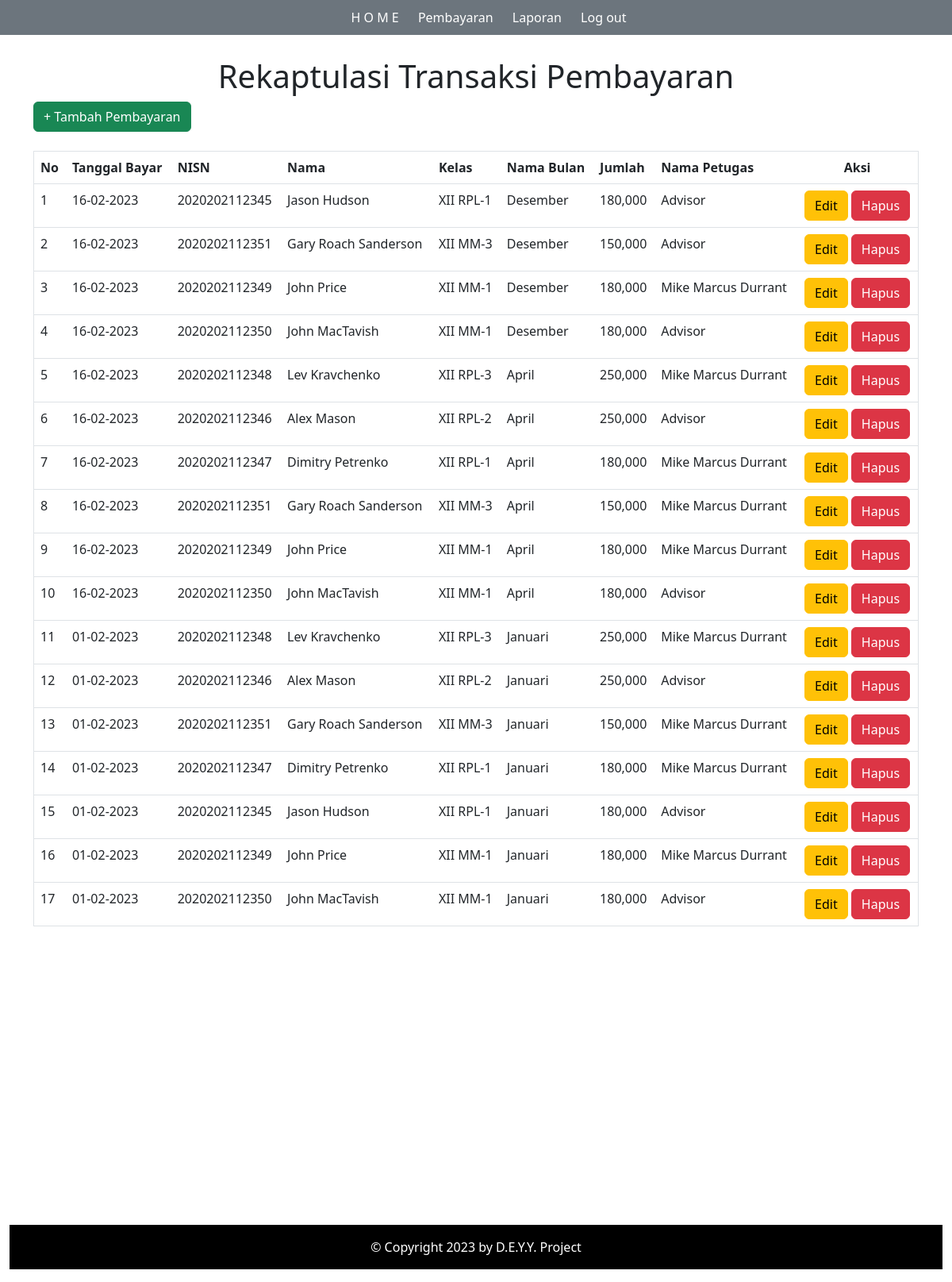
The page /PembayaranSPPSekolah/pembayaran.php on the database its author committed.
### tables this page shows
CREATE TABLE `tb_pembayaran` (
  `id_pembayaran` int(11) NOT NULL,
  `id_petugas` int(11) NOT NULL,
  `nisn` varchar(15) NOT NULL,
  `tgl_bayar` date NOT NULL,
  `bulan_bayar` varchar(2) NOT NULL,
  `jumlah_bayar` int(11) NOT NULL,
  `id_spp` int(11) NOT NULL
);

CREATE TABLE `tb_siswa` (
  `nisn` varchar(15) NOT NULL,
  `nis` varchar(15) NOT NULL,
  `nama` varchar(100) NOT NULL,
  `id_kelas` int(3) NOT NULL,
  `jenis_kelamin` enum('Laki-Laki','Perempuan') NOT NULL,
  `alamat` text NOT NULL,
  `no_telp` varchar(12) NOT NULL,
  `id_spp` int(11) NOT NULL,
  `token` text DEFAULT NULL,
  `total_bayar` int(11) NOT NULL
);

CREATE TABLE `tb_kelas` (
  `id_kelas` int(3) NOT NULL,
  `nama_kelas` varchar(15) NOT NULL,
  `wali_kelas` varchar(100) NOT NULL,
  `kompetensi_keahlian` text NOT NULL
);

CREATE TABLE `tb_petugas` (
  `id_petugas` int(11) NOT NULL,
  `username` varchar(100) NOT NULL,
  `password` varchar(100) NOT NULL,
  `nama_petugas` varchar(100) NOT NULL,
  `level` enum('admin','petugas') NOT NULL,
  `token` text DEFAULT NULL
);

### PembayaranSPPSekolah/pembayaran.php (the view, shortened to what this page needs)
<?php
$koneksi = mysqli_connect('localhost', 'root', '', 'db_spp');
?>
<!doctype html>
<html lang="en">
<head>
    <link rel="stylesheet" href="assets/css/style.css">
    <link rel="stylesheet" type="text/css" href="assets/css/bootstrap.min.css">
</head>
<body class="container-fluid">
    <?php
    include "header.php";
    ?>
    <br>
    <div class="container">
        <div class="text-center">
            <h1 class="mt-5">Rekaptulasi Transaksi Pembayaran</h1>
        </div>
        <a href="pembayaran-tambah.php" class="btn btn-success">+ Tambah Pembayaran</a>
        <br><br>
        <table border="1" width="100%" class="table table-hover">
            <tr>
                <th>No</th>
                <th>Tanggal Bayar</th>
                <th>NISN</th>
                <th>Nama</th>
                <th>Kelas</th>
                <th>Nama Bulan</th>
                <th>Jumlah</th>
                <th>Nama Petugas</th>
                <th class="text-center">Aksi</th>
            </tr>
            <?php
            $no = 1;
            $sql = "SELECT * FROM tb_pembayaran INNER JOIN tb_siswa ON tb_pembayaran.nisn = tb_siswa.nisn INNER JOIN tb_kelas ON tb_siswa.id_kelas = tb_kelas.id_kelas INNER JOIN tb_petugas ON tb_pembayaran.id_petugas = tb_petugas.id_petugas ORDER BY tb_pembayaran.tgl_bayar DESC";
            $query = mysqli_query($koneksi, $sql);
            while ($data = mysqli_fetch_array($query)) {
                $tgl_bayar = substr($data['tgl_bayar'], 8, 2).'-'.substr($data['tgl_bayar'], 5, 2).'-'.substr($data['tgl_bayar'], 0,4);
                $kd_bulan = $data['bulan_bayar'];
                if ($kd_bulan == '01'){$nama_bulan = "Januari";}
                elseif ($kd_bulan == '02'){$nama_bulan = "Februari";}
                elseif ($kd_bulan == '03'){$nama_bulan = "Maret";}
                elseif ($kd_bulan == '04'){$nama_bulan = "April";}
                elseif ($kd_bulan == '05'){$nama_bulan = "Mei";}
                elseif ($kd_bulan == '06'){$nama_bulan = "Juni";}
                elseif ($kd_bulan == '07'){$nama_bulan = "Juli";}
                elseif ($kd_bulan == '08'){$nama_bulan = "Agustus";}
                elseif ($kd_bulan == '09'){$nama_bulan = "September";}
                elseif ($kd_bulan == '10'){$nama_bulan = "Oktober";}
                elseif ($kd_bulan == '11'){$nama_bulan = "November";}
                elseif ($kd_bulan == '12'){$nama_bulan = "Desember";}
                ?>
                <tr>
                    <td><?= $no++; ?></td>
                    <td><?= $tgl_bayar; ?></td>
                    <td><?= $data['nisn']; ?></td>
                    <td><?= $data['nama']; ?></td>
                    <td><?= $data['nama_kelas']; ?></td>
                    <td><?= $nama_bulan; ?></td>
                    <td><?= number_format($data['jumlah_bayar']); ?></td>
                    <td><?= $data['nama_petugas']; ?></td>
                    <td class="text-center"><a href="pembayaran-edit.php?id_pembayaran=<?= $data['id_pembayaran']; ?>" class="btn btn-warning">Edit</a> <a href="pembayaran-hapus.php?id_pembayaran=<?= $data['id_pembayaran']; ?>" onclick="return confirm('Apakah Anda yakin ingin menghapus data ini?')" class="btn btn-danger">Hapus</a></td>
                </tr>
                <?php
            } ?>
        </table>
    </div>
    <br><br><br><br><br><br><br><br><br><br><br><br><br><br><br>
    <footer class="text-center" style="background-color: black;">
        <p class="text-white p-3">&copy; Copyright 2023 by D.E.Y.Y. Project</p>
    </footer>
</body>
</html>

### PembayaranSPPSekolah/assets/css/style.css (style rules this page uses)
* { margin: 0; padding: 0; }

### rows shown on the page
tb_pembayaran: tgl_bayar "16-02-2023", tb_siswa.nisn "2020202112345", tb_siswa.nama "Jason Hudson", tb_kelas.nama_kelas "XII RPL-1", bulan_bayar "Desember", jumlah_bayar "180,000", id_petugas.nama_petugas "Advisor"
tb_pembayaran: tgl_bayar "16-02-2023", tb_siswa.nisn "2020202112351", tb_siswa.nama "Gary Roach Sanderson", tb_kelas.nama_kelas "XII MM-3", bulan_bayar "Desember", jumlah_bayar "150,000", id_petugas.nama_petugas "Advisor"
tb_pembayaran: tgl_bayar "16-02-2023", tb_siswa.nisn "2020202112349", tb_siswa.nama "John Price", tb_kelas.nama_kelas "XII MM-1", bulan_bayar "Desember", jumlah_bayar "180,000", id_petugas.nama_petugas "Mike Marcus Durrant"
tb_pembayaran: tgl_bayar "16-02-2023", tb_siswa.nisn "2020202112350", tb_siswa.nama "John MacTavish", tb_kelas.nama_kelas "XII MM-1", bulan_bayar "Desember", jumlah_bayar "180,000", id_petugas.nama_petugas "Advisor"
tb_pembayaran: tgl_bayar "16-02-2023", tb_siswa.nisn "2020202112348", tb_siswa.nama "Lev Kravchenko", tb_kelas.nama_kelas "XII RPL-3", bulan_bayar "April", jumlah_bayar "250,000", id_petugas.nama_petugas "Mike Marcus Durrant"
tb_pembayaran: tgl_bayar "16-02-2023", tb_siswa.nisn "2020202112346", tb_siswa.nama "Alex Mason", tb_kelas.nama_kelas "XII RPL-2", bulan_bayar "April", jumlah_bayar "250,000", id_petugas.nama_petugas "Advisor"
tb_pembayaran: tgl_bayar "16-02-2023", tb_siswa.nisn "2020202112347", tb_siswa.nama "Dimitry Petrenko", tb_kelas.nama_kelas "XII RPL-1", bulan_bayar "April", jumlah_bayar "180,000", id_petugas.nama_petugas "Mike Marcus Durrant"
tb_pembayaran: tgl_bayar "16-02-2023", tb_siswa.nisn "2020202112351", tb_siswa.nama "Gary Roach Sanderson", tb_kelas.nama_kelas "XII MM-3", bulan_bayar "April", jumlah_bayar "150,000", id_petugas.nama_petugas "Mike Marcus Durrant"
tb_pembayaran: tgl_bayar "16-02-2023", tb_siswa.nisn "2020202112349", tb_siswa.nama "John Price", tb_kelas.nama_kelas "XII MM-1", bulan_bayar "April", jumlah_bayar "180,000", id_petugas.nama_petugas "Mike Marcus Durrant"
tb_pembayaran: tgl_bayar "16-02-2023", tb_siswa.nisn "2020202112350", tb_siswa.nama "John MacTavish", tb_kelas.nama_kelas "XII MM-1", bulan_bayar "April", jumlah_bayar "180,000", id_petugas.nama_petugas "Advisor"
tb_pembayaran: tgl_bayar "01-02-2023", tb_siswa.nisn "2020202112348", tb_siswa.nama "Lev Kravchenko", tb_kelas.nama_kelas "XII RPL-3", bulan_bayar "Januari", jumlah_bayar "250,000", id_petugas.nama_petugas "Mike Marcus Durrant"
tb_pembayaran: tgl_bayar "01-02-2023", tb_siswa.nisn "2020202112346", tb_siswa.nama "Alex Mason", tb_kelas.nama_kelas "XII RPL-2", bulan_bayar "Januari", jumlah_bayar "250,000", id_petugas.nama_petugas "Advisor"
tb_pembayaran: tgl_bayar "01-02-2023", tb_siswa.nisn "2020202112351", tb_siswa.nama "Gary Roach Sanderson", tb_kelas.nama_kelas "XII MM-3", bulan_bayar "Januari", jumlah_bayar "150,000", id_petugas.nama_petugas "Mike Marcus Durrant"
tb_pembayaran: tgl_bayar "01-02-2023", tb_siswa.nisn "2020202112347", tb_siswa.nama "Dimitry Petrenko", tb_kelas.nama_kelas "XII RPL-1", bulan_bayar "Januari", jumlah_bayar "180,000", id_petugas.nama_petugas "Mike Marcus Durrant"
tb_pembayaran: tgl_bayar "01-02-2023", tb_siswa.nisn "2020202112345", tb_siswa.nama "Jason Hudson", tb_kelas.nama_kelas "XII RPL-1", bulan_bayar "Januari", jumlah_bayar "180,000", id_petugas.nama_petugas "Advisor"
tb_pembayaran: tgl_bayar "01-02-2023", tb_siswa.nisn "2020202112349", tb_siswa.nama "John Price", tb_kelas.nama_kelas "XII MM-1", bulan_bayar "Januari", jumlah_bayar "180,000", id_petugas.nama_petugas "Mike Marcus Durrant"
tb_pembayaran: tgl_bayar "01-02-2023", tb_siswa.nisn "2020202112350", tb_siswa.nama "John MacTavish", tb_kelas.nama_kelas "XII MM-1", bulan_bayar "Januari", jumlah_bayar "180,000", id_petugas.nama_petugas "Advisor"
